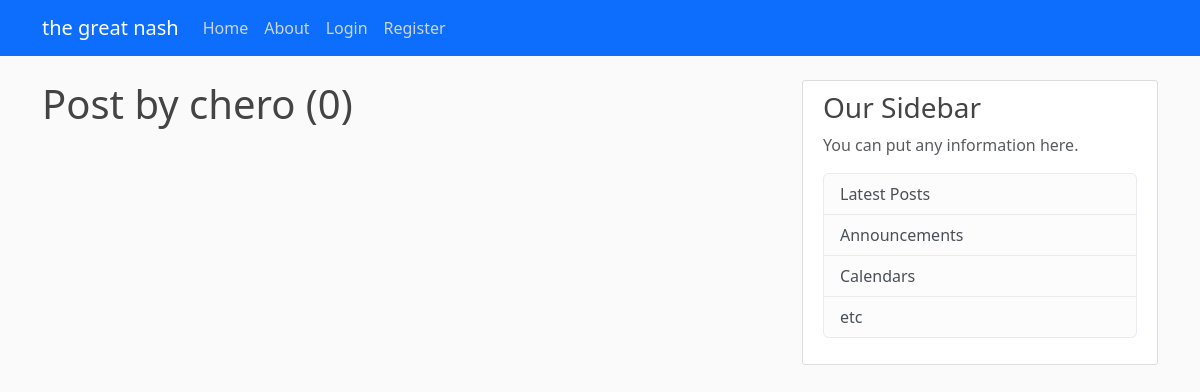
The app's page /user/chero, older data.
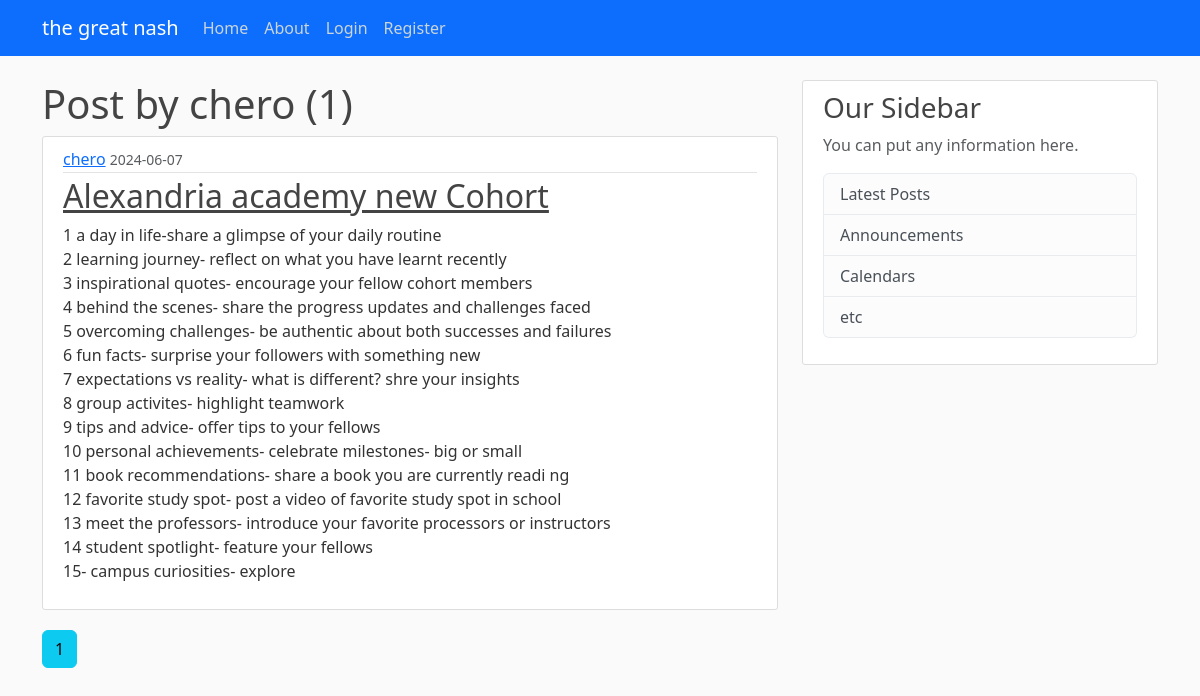
The same page, newer data.
### app/models.py (models this page shows, shortened)
class User(db.Model, UserMixin):
    id = db.Column(db.Integer, primary_key=True)
    username = db.Column(db.String(12), unique=True, nullable=False)
    email = db.Column(db.String(120), unique=True, nullable=False)
    image_file = db.Column(db.String(20), nullable=False, default='default.jpeg')
    password = db.Column(db.String(60), nullable=False)
    posts = db.relationship("Post", backref='author', lazy=True)

class Post(db.Model):
    id = db.Column(db.Integer, primary_key=True)
    title = db.Column(db.String(100), nullable=False)
    content = db.Column(db.Text, nullable=False)
    date_posted = db.Column(db.DateTime, nullable=False, default=datetime.utcnow)
    user_id = db.Column(db.Integer, db.ForeignKey('user.id'), nullable=False)

### app/route.py (the view)
@app.route("/user/<string:username>")
def user_posts(username):
    user= User.query.filter_by(username=username).first_or_404()
    page= request.args.get('page', 1, type=int)
    posts = Post.query.filter_by(author=user).order_by(Post.date_posted.desc()).paginate(per_page=5, page=page)
    return render_template('user_posts.html', user=user, posts=posts)

### app/templates/user_posts.html
{% extends "base.html" %}
{% block content %}
<h1>Post by {{ user.username }} ({{ posts.total }})</h1>
{% for post in posts.items %}
<article class="media content-section">
    <div class="media-body">
      <div class="article-metadata">
        <a class="mr-2" href="{{ url_for('user_posts', username=post.author.username) }}">{{ post.author.username }}</a>
        <small class="text-muted">{{ post.date_posted.strftime('%Y-%m-%d') }}</small>
      </div>
      <h2><a class="article-title" href="{{ url_for('post',post_id=post.id) }}">{{ post.title }}</a></h2>
      <p class="article-content">{{ post.content }}</p>
    </div>
  </article>
{% endfor %}
{% for page_num in posts.iter_pages() %}
{% if page_num %}
{% if posts.page == page_num %}
<a class="btn btn-info mb-4" href="{{url_for('user_posts',username=user.username, page=page_num)}}">{{ page_num }}</a>
{% else  %}
<a class="btn btn-outline-info mb-4" href="{{url_for('user_posts',username=username, page=page_num)}}">{{ page_num }}</a>
{% endif %}
{% else  %}
...
{% endif %}
{% endfor %}
{% endblock %}

Row changes from the older to the newer data that the page shows:
changed User: username "nash" → "chero" (drawn)
added Post: author.username "chero", date_posted "2024-06-07", title "Alexandria academy new Cohort", content "1 a day in life-share a glimpse of your daily routine 2 learning journey- reflect on what you have learnt recently 3 inspirational quotes- encourage your fellow cohort members 4 behind the scenes- share the progress updates and challenges faced 5 overcoming challenges- be authentic about both successes and failures 6 fun facts- surprise your followers with something new 7 expectations vs reality- what is different? shre your insights 8 group activites- highlight teamwork 9 tips and advice- offer tips to your fellows 10 personal achievements- celebrate milestones- big or small 11 book recommendations- share a book you are currently readi ng 12 favorite study spot- post a video of favorite…"
Text that changed along with them:
{{ posts.total }}: "0" → "1"
new list line: "1"
